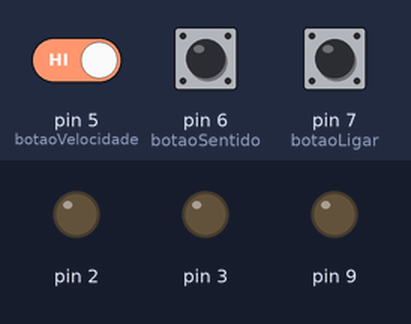
This sketch was run on a simulated Arduino Uno, built with avr-gcc and run on an emulated ATmega328P. Parts: output pins drawn as LEDs (lit = HIGH). Inputs (shaded band) come from the test bench; at power-on: pin 6 (botaoSentido) HIGH, pin 5 (botaoVelocidade) HIGH, pin 7 (botaoLigar) HIGH.

Above: at 1.2 s.
1.3 s: pin 6 (botaoSentido) pulled LOW for 0.15 s
At 2.5 s:
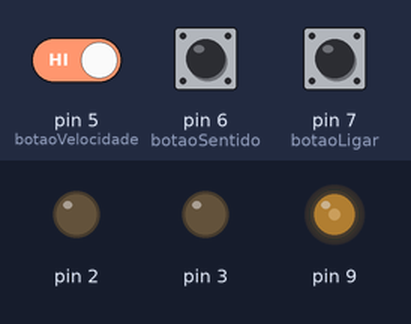
2.9 s: pin 5 (botaoVelocidade) driven LOW and pin 6 (botaoSentido) driven LOW
5.9 s: pin 5 (botaoVelocidade) driven HIGH
At 6.5 s:
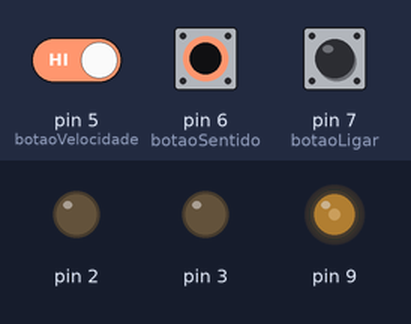
7.4 s: pin 5 (botaoVelocidade) driven LOW
10.4 s: pin 6 (botaoSentido) driven HIGH
11.9 s: pin 7 (botaoLigar) pulled LOW for 1 s
At 14.1 s:
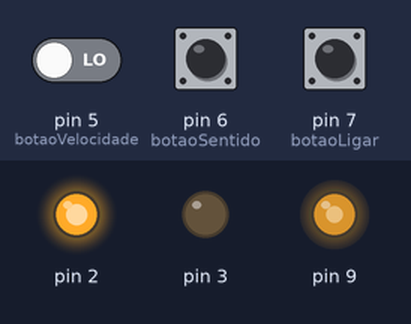
At 14.8 s:
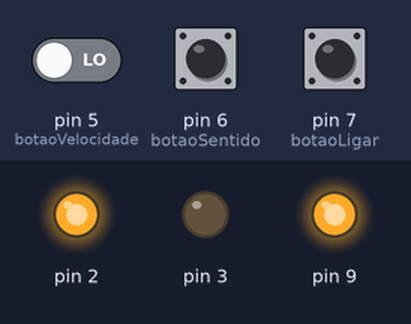
Timing chart, 0 to 16.9 s (numbered marks = the images above; inputs shaded):
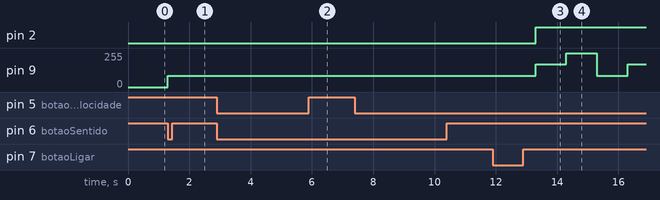

Measured:
- after the input at 1.3 s, pin 9: 0/255 → 85/255 at once
- after the input at 2.9 s, every drawn part: stays the same
- after the input at 5.9 s, pin 9: stays 85/255 (without the input it goes to 170/255 after 1.4 s)
- after the input at 7.4 s, every drawn part: stays the same
- after the input at 10.4 s, every drawn part: stays the same
- after the input at 11.9 s, pin 2: LOW → HIGH after 1.4 s; pin 9: 85/255 → 170/255 after 1.4 s, → 255/255 1.0 s later, → 85/255 1.0 s later, → 170/255 1.0 s later

The sketch:

simulacao_motorcc.ino
```cpp
// C++ code
//

// -----------------------------
// Configuracoes de velocidade
// -----------------------------
// Velocidade inicial do motor (PWM 0 a 255)
int velocidade = 85;

// Nível atual da velocidade: 1 2 ou 3
int nivelVelocidade = 1;

// -----------------------------
// Pinos dos botoes
// -----------------------------
int botaoLigar = 7; 		  // Botao para ligar/desligar o motor
int botaoSentido = 6; 		// Botao para alterar o sentido de rotacao
int botaoVelocidade = 5; 	// Botao para alterar a velocidade

// -----------------------------
// Variaveis de controle
// -----------------------------
// Indica se o motor deve estar ligado (1) ou desligado (0)
int liga = 0;

// Indica se o motor esta atualmente ligado
int ligado = 0;

// -----------------------------
// Controle do sentido do motor
// -----------------------------
// Estado inicial dos pinos responsaveis pelo sentido
int pin2 = HIGH;
int pin3 = LOW;

// -----------------------------
// Prototipos das funcoes
// -----------------------------
void ligaMotor();
void desligaMotor();
void alteraSentido();
void alteraVelocidade();

void setup()
{
  // Configura os pinos do motor como saída
  pinMode(9, OUTPUT);
  pinMode(2, OUTPUT);
  pinMode(3, OUTPUT);

  // Configura os botoes como entrada com resistor de pull-up interno
  pinMode(botaoLigar, INPUT_PULLUP);
  pinMode(botaoSentido, INPUT_PULLUP);
  pinMode(botaoVelocidade, INPUT_PULLUP);
}

void loop()
{

  // -----------------------------
  // Botão de ligar/desligar
  // -----------------------------
  if (digitalRead(botaoLigar) == LOW)
  {
    // Inverte o estado do motor
    liga = !liga;
    delay(1000);
  }

  // -----------------------------
  // Controle de funcionamento
  // -----------------------------
  if(liga == 1)
  {
	ligaMotor();
  } else if (liga == 0 && ligado == 1)
  {
    desligaMotor();
    ligado = 0;
  }

  // -----------------------------
  // Alteracao do sentido
  // -----------------------------
  if (digitalRead(botaoSentido) == LOW)
  {
    desligaMotor();
    alteraSentido();
  }

  // -----------------------------
  // Alteracao da velocidade
  // -----------------------------
  if (digitalRead(botaoVelocidade) == LOW)
  {
   	nivelVelocidade += 1;
    alteraVelocidade();
    delay(1000);

  }
}

// =====================================================
// Funcao para ligar o motor
// =====================================================
void ligaMotor ()
{
  analogWrite(9, velocidade);
  digitalWrite(2, pin2);
  digitalWrite(3, pin3);
  ligado = 1;
}

// =====================================================
// Funcao para desligar o motor
// =====================================================
void desligaMotor ()
{
  analogWrite(9, velocidade);
  digitalWrite(2, LOW);
  digitalWrite(3, LOW);
  delay(5000);
}

// =====================================================
// Funcao para alterar o sentido do motor
// =====================================================
void alteraSentido ()
{
  pin2 = !pin2;
  pin3 = !pin3;
}

// =====================================================
// Funcao para alterar a velocidade
// =====================================================
void alteraVelocidade()
{
  if (nivelVelocidade == 4){
    nivelVelocidade = 1;
  }

  if (nivelVelocidade == 1){ 		    // velocidade 01
  	velocidade = 85;
  } else if (nivelVelocidade == 2){ // velocidade 02
    velocidade = 170;
  } else if (nivelVelocidade == 3){ // velocidade 03
    velocidade = 255;
  }
}
```
